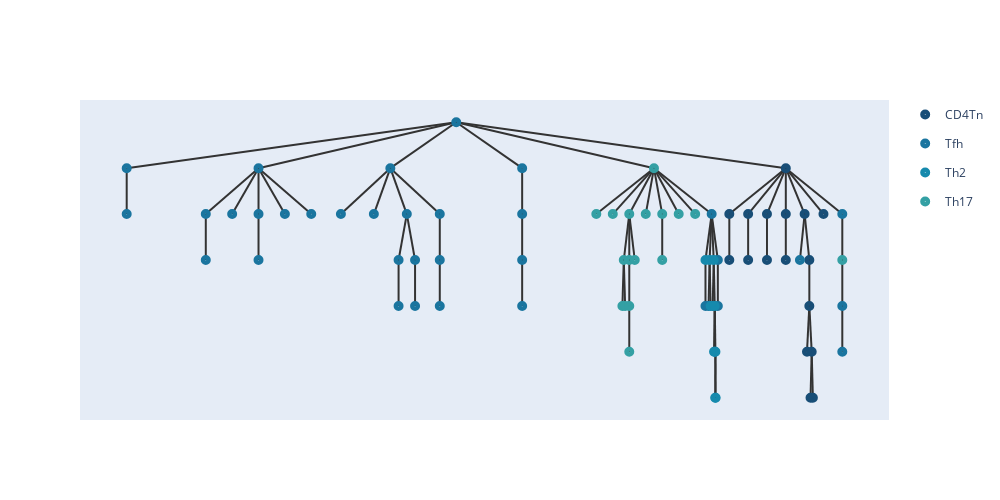

Notebook code cell kept with this figure:
### Code cell
temp,root = merge_points(similarities,root,nodes1,embeddings,0,11,100,n)
for i in nodes1:
    i.hyper = temp[int(i)]
    i.value =  temp[int(i)]
embeddings = temp.numpy();
add_meta(root,meta_list1,[])
show_tree(root,color=['#184e77','#1a759f','#168aad',"#34a0a4",'#52b69a','#99d98c','#76c893','#99d98c']).show_fig()
remove_meta(root);

### Figure 1 — Plotly figure (JSON) as saved in the notebook; plotly's stock layout.template omitted (floating-point values rounded to 4 significant figures)
{"data": [{"hoverinfo": "text", "hovertext": ["40_CD4Tn", "27_CD4Tn", "67_CD4Tn", "16_CD4Tn", "21_CD4Tn", "74_CD4Tn", "59_CD4Tn", "65_CD4Tn", "22_CD4Tn", "58_CD4Tn", "64_CD4Tn", "66_CD4Tn", "60_CD4Tn", "12_CD4Tn", "32_CD4Tn", "13_CD4Tn", "38_CD4Tn"], "legendgroup": "CD4Tn", "marker": {"color": "#184e77", "size": 10, "symbol": "circle-dot"}, "mode": "markers+text", "name": "CD4Tn", "type": "scatter", "x": [9.25, 8.607, 8.607, 8.821, 8.821, 9.036, 9.036, 9.25, 9.25, 9.464, 9.518, 9.518, 9.491, 9.545, 9.531, 9.558, 9.679], "y": [3.5, 2, 0.5, 2, 0.5, 2, 0.5, 2, 0.5, 2, 0.5, -1, -2.5, -2.5, -4, -4, 2]}, {"hoverinfo": "text", "hovertext": ["4_Tfh", "1_Tfh", "49_Tfh", "56_Tfh", "62_Tfh", "68_Tfh", "10_Tfh", "34_Tfh", "43_Tfh", "51_Tfh", "37_Tfh", "53_Tfh", "52_Tfh", "36_Tfh", "18_Tfh", "5_Tfh", "75_Tfh", "46_Tfh", "57_Tfh", "79_Tfh", "45_Tfh", "42_Tfh", "31_Tfh", "61_Tfh", "20_Tfh", "44_Tfh", "39_Tfh", "15_Tfh", "41_Tfh", "35_Tfh", "47_Tfh", "69_Tfh", "29_Tfh", "77_Tfh", "70_Tfh", "24_Tfh", "3_Tfh"], "legendgroup": "Tfh", "marker": {"color": "#1a759f", "size": 10, "symbol": "circle-dot"}, "mode": "markers+text", "name": "Tfh", "type": "scatter", "x": [5.5, 1.75, 1.75, 3.25, 2.65, 2.65, 2.95, 3.25, 3.25, 3.55, 3.85, 4.75, 4.188, 4.562, 4.938, 4.844, 4.844, 5.031, 5.031, 5.312, 5.312, 5.312, 6.25, 6.25, 6.25, 6.25, 8.406, 8.336, 8.371, 8.418, 8.441, 8.477, 8.477, 9.411, 9.893, 9.893, 9.893], "y": [5, 3.5, 2, 3.5, 2, 0.5, 2, 2, 0.5, 2, 2, 3.5, 2, 2, 2, 0.5, -1, 0.5, -1, 2, 0.5, -1, 3.5, 2, 0.5, -1, 2, -1, -1, -1, -2.5, 0.5, -1, 0.5, 2, -1, -2.5]}, {"hoverinfo": "text", "hovertext": ["72_Th2", "48_Th2", "78_Th2", "2_Th2", "8_Th2", "54_Th2", "0_Th2", "11_Th2", "7_Th2"], "legendgroup": "Th2", "marker": {"color": "#168aad", "size": 10, "symbol": "circle-dot"}, "mode": "markers+text", "name": "Th2", "type": "scatter", "x": [8.336, 8.383, 8.395, 8.43, 8.441, 8.434, 8.449, 8.447, 8.451], "y": [0.5, 0.5, -1, 0.5, -1, -2.5, -2.5, -4, -4]}, {"hoverinfo": "text", "hovertext": ["25_Th17", "23_Th17", "26_Th17", "63_Th17", "17_Th17", "19_Th17", "33_Th17", "9_Th17", "55_Th17", "73_Th17", "6_Th17", "50_Th17", "28_Th17", "14_Th17", "71_Th17", "76_Th17", "30_Th17"], "legendgroup": "Th17", "marker": {"color": "#34a0a4", "size": 10, "symbol": "circle-dot"}, "mode": "markers+text", "name": "Th17", "type": "scatter", "x": [7.75, 7.094, 7.281, 7.469, 7.406, 7.391, 7.422, 7.469, 7.469, 7.469, 7.531, 7.656, 7.844, 7.844, 8.031, 8.219, 9.893], "y": [3.5, 2, 2, 2, 0.5, -1, -1, 0.5, -1, -2.5, 0.5, 2, 2, 0.5, 2, 2, 0.5]}], "layout": {"height": 500, "shapes": [{"layer": "below", "line": {"color": "#333", "width": 2}, "type": "line", "x0": 5.5, "x1": 5.5, "y0": 5, "y1": 5}, {"layer": "below", "line": {"color": "#333", "width": 2}, "type": "line", "x0": 5.5, "x1": 1.75, "y0": 5, "y1": 3.5}, {"layer": "below", "line": {"color": "#333", "width": 2}, "type": "line", "x0": 1.75, "x1": 1.75, "y0": 3.5, "y1": 2}, {"layer": "below", "line": {"color": "#333", "width": 2}, "type": "line", "x0": 5.5, "x1": 3.25, "y0": 5, "y1": 3.5}, {"layer": "below", "line": {"color": "#333", "width": 2}, "type": "line", "x0": 3.25, "x1": 2.65, "y0": 3.5, "y1": 2}, {"layer": "below", "line": {"color": "#333", "width": 2}, "type": "line", "x0": 2.65, "x1": 2.65, "y0": 2, "y1": 0.5}, {"layer": "below", "line": {"color": "#333", "width": 2}, "type": "line", "x0": 3.25, "x1": 2.95, "y0": 3.5, "y1": 2}, {"layer": "below", "line": {"color": "#333", "width": 2}, "type": "line", "x0": 3.25, "x1": 3.25, "y0": 3.5, "y1": 2}, {"layer": "below", "line": {"color": "#333", "width": 2}, "type": "line", "x0": 3.25, "x1": 3.25, "y0": 2, "y1": 0.5}, {"layer": "below", "line": {"color": "#333", "width": 2}, "type": "line", "x0": 3.25, "x1": 3.55, "y0": 3.5, "y1": 2}, {"layer": "below", "line": {"color": "#333", "width": 2}, "type": "line", "x0": 3.25, "x1": 3.85, "y0": 3.5, "y1": 2}, {"layer": "below", "line": {"color": "#333", "width": 2}, "type": "line", "x0": 5.5, "x1": 4.75, "y0": 5, "y1": 3.5}, {"layer": "below", "line": {"color": "#333", "width": 2}, "type": "line", "x0": 4.75, "x1": 4.188, "y0": 3.5, "y1": 2}, {"layer": "below", "line": {"color": "#333", "width": 2}, "type": "line", "x0": 4.75, "x1": 4.562, "y0": 3.5, "y1": 2}, {"layer": "below", "line": {"color": "#333", "width": 2}, "type": "line", "x0": 4.75, "x1": 4.938, "y0": 3.5, "y1": 2}, {"layer": "below", "line": {"color": "#333", "width": 2}, "type": "line", "x0": 4.938, "x1": 4.844, "y0": 2, "y1": 0.5}, {"layer": "below", "line": {"color": "#333", "width": 2}, "type": "line", "x0": 4.844, "x1": 4.844, "y0": 0.5, "y1": -1}, {"layer": "below", "line": {"color": "#333", "width": 2}, "type": "line", "x0": 4.938, "x1": 5.031, "y0": 2, "y1": 0.5}, {"layer": "below", "line": {"color": "#333", "width": 2}, "type": "line", "x0": 5.031, "x1": 5.031, "y0": 0.5, "y1": -1}, {"layer": "below", "line": {"color": "#333", "width": 2}, "type": "line", "x0": 4.75, "x1": 5.312, "y0": 3.5, "y1": 2}, {"layer": "below", "line": {"color": "#333", "width": 2}, "type": "line", "x0": 5.312, "x1": 5.312, "y0": 2, "y1": 0.5}, {"layer": "below", "line": {"color": "#333", "width": 2}, "type": "line", "x0": 5.312, "x1": 5.312, "y0": 0.5, "y1": -1}, {"layer": "below", "line": {"color": "#333", "width": 2}, "type": "line", "x0": 5.5, "x1": 6.25, "y0": 5, "y1": 3.5}, {"layer": "below", "line": {"color": "#333", "width": 2}, "type": "line", "x0": 6.25, "x1": 6.25, "y0": 3.5, "y1": 2}, {"layer": "below", "line": {"color": "#333", "width": 2}, "type": "line", "x0": 6.25, "x1": 6.25, "y0": 2, "y1": 0.5}, {"layer": "below", "line": {"color": "#333", "width": 2}, "type": "line", "x0": 6.25, "x1": 6.25, "y0": 0.5, "y1": -1}, {"layer": "below", "line": {"color": "#333", "width": 2}, "type": "line", "x0": 5.5, "x1": 7.75, "y0": 5, "y1": 3.5}, {"layer": "below", "line": {"color": "#333", "width": 2}, "type": "line", "x0": 7.75, "x1": 7.094, "y0": 3.5, "y1": 2}, {"layer": "below", "line": {"color": "#333", "width": 2}, "type": "line", "x0": 7.75, "x1": 7.281, "y0": 3.5, "y1": 2}, {"layer": "below", "line": {"color": "#333", "width": 2}, "type": "line", "x0": 7.75, "x1": 7.469, "y0": 3.5, "y1": 2}, {"layer": "below", "line": {"color": "#333", "width": 2}, "type": "line", "x0": 7.469, "x1": 7.406, "y0": 2, "y1": 0.5}, {"layer": "below", "line": {"color": "#333", "width": 2}, "type": "line", "x0": 7.406, "x1": 7.391, "y0": 0.5, "y1": -1}, {"layer": "below", "line": {"color": "#333", "width": 2}, "type": "line", "x0": 7.406, "x1": 7.422, "y0": 0.5, "y1": -1}, {"layer": "below", "line": {"color": "#333", "width": 2}, "type": "line", "x0": 7.469, "x1": 7.469, "y0": 2, "y1": 0.5}, {"layer": "below", "line": {"color": "#333", "width": 2}, "type": "line", "x0": 7.469, "x1": 7.469, "y0": 0.5, "y1": -1}, {"layer": "below", "line": {"color": "#333", "width": 2}, "type": "line", "x0": 7.469, "x1": 7.469, "y0": -1, "y1": -2.5}, {"layer": "below", "line": {"color": "#333", "width": 2}, "type": "line", "x0": 7.469, "x1": 7.531, "y0": 2, "y1": 0.5}, {"layer": "below", "line": {"color": "#333", "width": 2}, "type": "line", "x0": 7.75, "x1": 7.656, "y0": 3.5, "y1": 2}, {"layer": "below", "line": {"color": "#333", "width": 2}, "type": "line", "x0": 7.75, "x1": 7.844, "y0": 3.5, "y1": 2}, {"layer": "below", "line": {"color": "#333", "width": 2}, "type": "line", "x0": 7.844, "x1": 7.844, "y0": 2, "y1": 0.5}, {"layer": "below", "line": {"color": "#333", "width": 2}, "type": "line", "x0": 7.75, "x1": 8.031, "y0": 3.5, "y1": 2}, {"layer": "below", "line": {"color": "#333", "width": 2}, "type": "line", "x0": 7.75, "x1": 8.219, "y0": 3.5, "y1": 2}, {"layer": "below", "line": {"color": "#333", "width": 2}, "type": "line", "x0": 7.75, "x1": 8.406, "y0": 3.5, "y1": 2}, {"layer": "below", "line": {"color": "#333", "width": 2}, "type": "line", "x0": 8.406, "x1": 8.336, "y0": 2, "y1": 0.5}, {"layer": "below", "line": {"color": "#333", "width": 2}, "type": "line", "x0": 8.336, "x1": 8.336, "y0": 0.5, "y1": -1}, {"layer": "below", "line": {"color": "#333", "width": 2}, "type": "line", "x0": 8.406, "x1": 8.383, "y0": 2, "y1": 0.5}, {"layer": "below", "line": {"color": "#333", "width": 2}, "type": "line", "x0": 8.383, "x1": 8.371, "y0": 0.5, "y1": -1}, {"layer": "below", "line": {"color": "#333", "width": 2}, "type": "line", "x0": 8.383, "x1": 8.395, "y0": 0.5, "y1": -1}, {"layer": "below", "line": {"color": "#333", "width": 2}, "type": "line", "x0": 8.406, "x1": 8.43, "y0": 2, "y1": 0.5}, {"layer": "below", "line": {"color": "#333", "width": 2}, "type": "line", "x0": 8.43, "x1": 8.418, "y0": 0.5, "y1": -1}, {"layer": "below", "line": {"color": "#333", "width": 2}, "type": "line", "x0": 8.43, "x1": 8.441, "y0": 0.5, "y1": -1}, {"layer": "below", "line": {"color": "#333", "width": 2}, "type": "line", "x0": 8.441, "x1": 8.434, "y0": -1, "y1": -2.5}, {"layer": "below", "line": {"color": "#333", "width": 2}, "type": "line", "x0": 8.441, "x1": 8.441, "y0": -1, "y1": -2.5}, {"layer": "below", "line": {"color": "#333", "width": 2}, "type": "line", "x0": 8.441, "x1": 8.449, "y0": -1, "y1": -2.5}, {"layer": "below", "line": {"color": "#333", "width": 2}, "type": "line", "x0": 8.449, "x1": 8.447, "y0": -2.5, "y1": -4}, {"layer": "below", "line": {"color": "#333", "width": 2}, "type": "line", "x0": 8.449, "x1": 8.451, "y0": -2.5, "y1": -4}, {"layer": "below", "line": {"color": "#333", "width": 2}, "type": "line", "x0": 8.406, "x1": 8.477, "y0": 2, "y1": 0.5}, {"layer": "below", "line": {"color": "#333", "width": 2}, "type": "line", "x0": 8.477, "x1": 8.477, "y0": 0.5, "y1": -1}, {"layer": "below", "line": {"color": "#333", "width": 2}, "type": "line", "x0": 5.5, "x1": 9.25, "y0": 5, "y1": 3.5}, {"layer": "below", "line": {"color": "#333", "width": 2}, "type": "line", "x0": 9.25, "x1": 8.607, "y0": 3.5, "y1": 2}, {"layer": "below", "line": {"color": "#333", "width": 2}, "type": "line", "x0": 8.607, "x1": 8.607, "y0": 2, "y1": 0.5}, {"layer": "below", "line": {"color": "#333", "width": 2}, "type": "line", "x0": 9.25, "x1": 8.821, "y0": 3.5, "y1": 2}, {"layer": "below", "line": {"color": "#333", "width": 2}, "type": "line", "x0": 8.821, "x1": 8.821, "y0": 2, "y1": 0.5}, {"layer": "below", "line": {"color": "#333", "width": 2}, "type": "line", "x0": 9.25, "x1": 9.036, "y0": 3.5, "y1": 2}, {"layer": "below", "line": {"color": "#333", "width": 2}, "type": "line", "x0": 9.036, "x1": 9.036, "y0": 2, "y1": 0.5}, {"layer": "below", "line": {"color": "#333", "width": 2}, "type": "line", "x0": 9.25, "x1": 9.25, "y0": 3.5, "y1": 2}, {"layer": "below", "line": {"color": "#333", "width": 2}, "type": "line", "x0": 9.25, "x1": 9.25, "y0": 2, "y1": 0.5}, {"layer": "below", "line": {"color": "#333", "width": 2}, "type": "line", "x0": 9.25, "x1": 9.464, "y0": 3.5, "y1": 2}, {"layer": "below", "line": {"color": "#333", "width": 2}, "type": "line", "x0": 9.464, "x1": 9.411, "y0": 2, "y1": 0.5}, {"layer": "below", "line": {"color": "#333", "width": 2}, "type": "line", "x0": 9.464, "x1": 9.518, "y0": 2, "y1": 0.5}, {"layer": "below", "line": {"color": "#333", "width": 2}, "type": "line", "x0": 9.518, "x1": 9.518, "y0": 0.5, "y1": -1}, {"layer": "below", "line": {"color": "#333", "width": 2}, "type": "line", "x0": 9.518, "x1": 9.491, "y0": -1, "y1": -2.5}, {"layer": "below", "line": {"color": "#333", "width": 2}, "type": "line", "x0": 9.518, "x1": 9.545, "y0": -1, "y1": -2.5}, {"layer": "below", "line": {"color": "#333", "width": 2}, "type": "line", "x0": 9.545, "x1": 9.531, "y0": -2.5, "y1": -4}, {"layer": "below", "line": {"color": "#333", "width": 2}, "type": "line", "x0": 9.545, "x1": 9.558, "y0": -2.5, "y1": -4}, {"layer": "below", "line": {"color": "#333", "width": 2}, "type": "line", "x0": 9.25, "x1": 9.679, "y0": 3.5, "y1": 2}, {"layer": "below", "line": {"color": "#333", "width": 2}, "type": "line", "x0": 9.25, "x1": 9.893, "y0": 3.5, "y1": 2}, {"layer": "below", "line": {"color": "#333", "width": 2}, "type": "line", "x0": 9.893, "x1": 9.893, "y0": 2, "y1": 0.5}, {"layer": "below", "line": {"color": "#333", "width": 2}, "type": "line", "x0": 9.893, "x1": 9.893, "y0": 0.5, "y1": -1}, {"layer": "below", "line": {"color": "#333", "width": 2}, "type": "line", "x0": 9.893, "x1": 9.893, "y0": -1, "y1": -2.5}], "width": 1000, "xaxis": {"showgrid": false, "showline": false, "showticklabels": false, "zeroline": false}, "yaxis": {"showgrid": false, "showline": false, "showticklabels": false, "zeroline": false}}}
